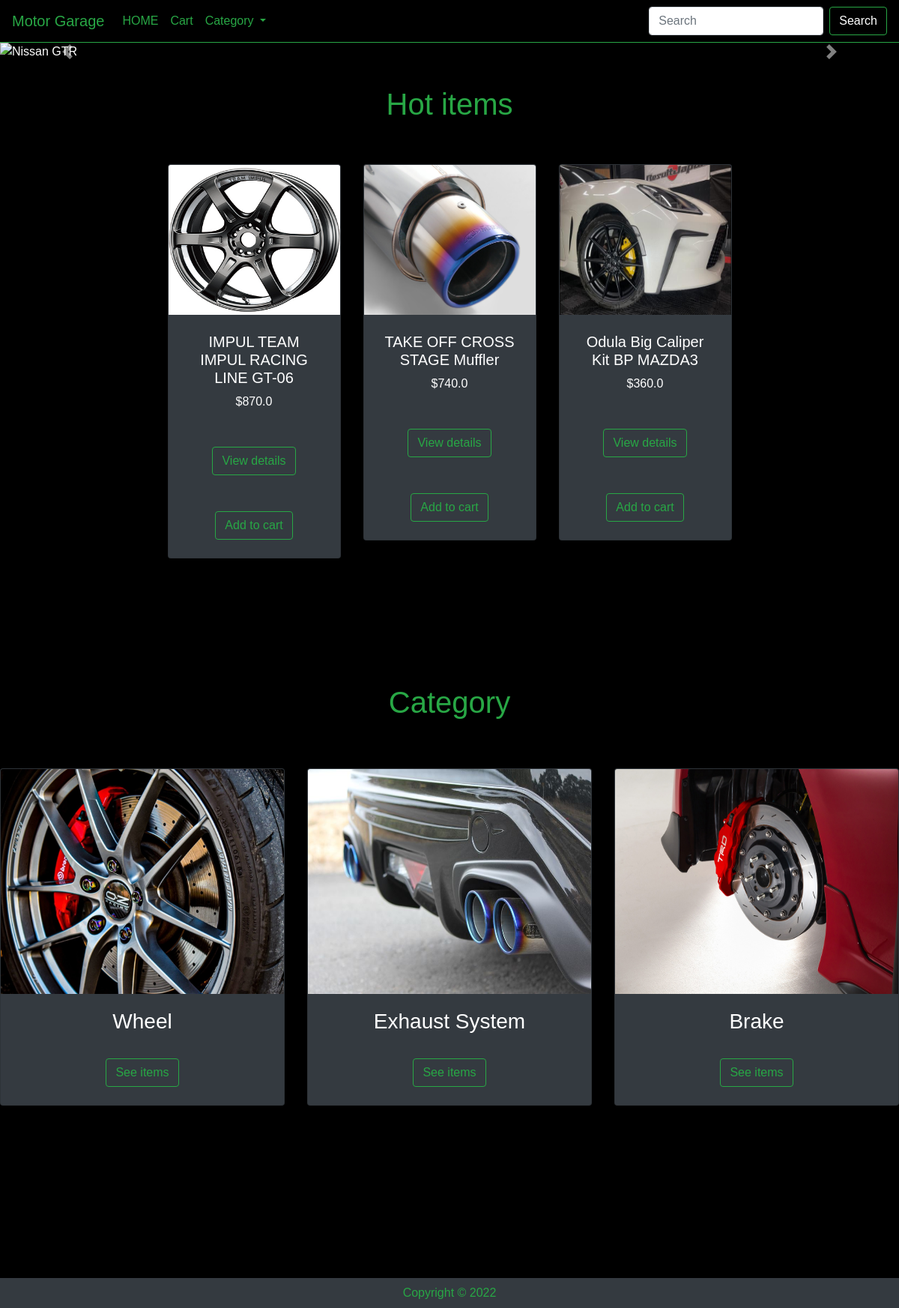
The page / on the database its author committed.
### OnlineCarShop/model.py (models this page shows, shortened)
class Item(db.Model):
    __tablename__ = 'items'
    id = db.Column(db.Integer,primary_key=True)
    name = db.Column(db.String(64),nullable =False)
    description = db.Column(db.String(500),nullable =False)
    image = db.Column(db.String(60),nullable=False)
    price = db.Column(db.Float,nullable=False)
    category_id = db.Column(db.Integer,db.ForeignKey('categories.id'))

class Category(db.Model):
    __tablename__ = 'categories'
    id = db.Column(db.Integer,primary_key=True)
    name = db.Column(db.String(64),unique=True)
    image = db.Column(db.String(60),nullable=False,default='defaultcity.jpg')
    items = db.relationship('Item', backref='Category', cascade="all, delete-orphan")

### OnlineCarShop/views.py (the view)
@bp.route('/')
def index():
    categories = Category.query.order_by(Category.id).all()
    feture_item = Item.query.filter(or_(Item.id == 1,Item.id == 4,Item.id == 7))
    return render_template('index.html',categories = categories,feture_item=feture_item)

### OnlineCarShop/templates/index.html (shortened to what this page needs)
{% extends 'base.html' %}
{% block main %}
<div id="carouselExampleFade" class="carousel slide carousel-fade" data-ride="carousel">
    <div class="carousel-inner">
      <div class="carousel-item active">
        <img src="https://ul.h3z.jp/yrzLNf0T.jpeg" class="d-block w-100" alt="Nissan GTR">
      </div>
    </div>
    <a class="carousel-control-prev" href="#carouselExampleFade" role="button" data-slide="prev">
      <span class="carousel-control-prev-icon" aria-hidden="true"></span>
    </a>
    <a class="carousel-control-next" href="#carouselExampleFade" role="button" data-slide="next">
      <span class="carousel-control-next-icon" aria-hidden="true"></span>
    </a>
  </div>
<section style="padding-top:2px;">
        <h1 class="pt-3 pb-20 mt-3 mb-15 text-success " style="text-align:center;">Hot items</h1>
        <section class="py-5">
          <div class="container px-4 px-lg-5 mt-0 mb-5">
              <div style="margin-left:0px !important;margin-right:0px !important;" class="row gx-4 gx-lg-5 row-cols-2 row-cols-md-3 row-cols-xl-4 justify-content-center">
                {% for f_item in feture_item %}
            <article>
          <div class="col mb-5">
            <div class="card h-100 bg-dark">
                <img style="width:100%;height:200px;" class="card-img-top" src="{{url_for('static',filename='image/'+f_item.image)}}" alt="" />
                <div class="card-body p-4">
                    <div class="text-center text-white">
                        <h5 class="fw-bolder">{{ f_item.name }}</h5>
                        ${{ f_item.price }}
                    </div>
                </div>
                <div class="card-footer p-4 pt-0 border-top-0 bg-transparent">
                    <div class="text-center"><a class="btn btn-outline-success mt-auto" href="{{ url_for('main.item',itemid=f_item.id) }}">View details</a></div>
                </div>
                <div class="card-footer p-4 pt-0 border-top-0 bg-transparent">
                  <div class="text-center">
                  <form action=" {{ url_for('main.order') }} ">
                    <input class="btn btn-outline-success mt-auto" type="submit" value="Add to cart">
                  </form>
                </div>
                </div>
            </div>
        </div>
         </article>
         {% endfor %}
              </div>
          </div>
      </section>
      <div>
        <h1 class="mt-2 mb-5 pt-3 pb-3 text-success" style="text-align:center;padding-bottom:20px;">Category</h1>
      </div>
      <section style="background-color:black;;">
        <div class="card-deck">
          {% for category in categories %}
            <article class="card bg-dark">
                <img style="width: 100%;height:300px" class="card-img-top"
                    src="{{url_for('static',filename='image/'+category.image)}}"
                    alt="Wheel">
                <div class="card-body text-white">
                    <h3 class="card-title" style="text-align:center;">{{ category.name }}</h3>
                </div>
                <div class="text-center"><a class="btn btn-outline-success mt-auto mb-4" href="{{ url_for('main.category',categoryid=category.id) }}">See items</a></div>
            </article>
          {% endfor %}
        </div>
    </section>
  </section>
{% endblock %}

### rows shown on the page
Item: image (picture), name "IMPUL TEAM IMPUL RACING LINE GT-06", price "870.0"
Item: image (picture), name "TAKE OFF CROSS STAGE Muffler", price "740.0"
Item: image (picture), name "Odula Big Caliper Kit BP MAZDA3", price "360.0"
Category: image (picture), name "Wheel"
Category: image (picture), name "Exhaust System"
Category: image (picture), name "Brake"
